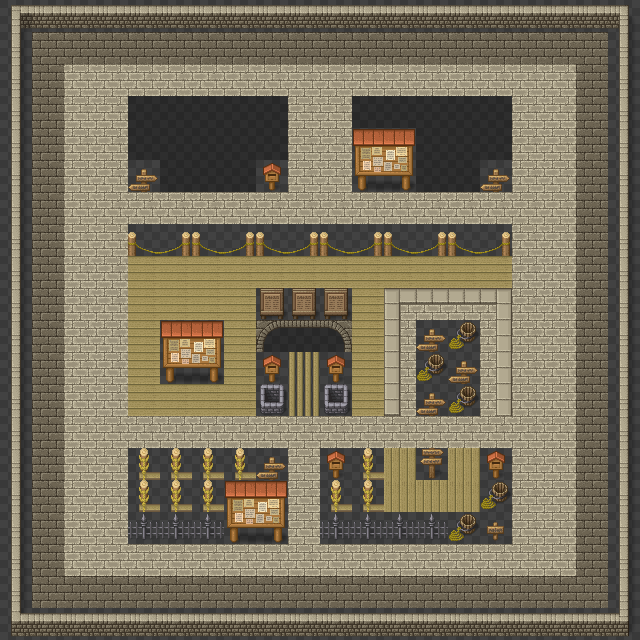

A level layout from a 2D game, rendered from its tile map. Below: a short description, then the map file with its tile-grid data intact:
An orthogonal 20x20 tile map with 32x32 px tiles, 1 tile layer (Tile Layer 1), 2 tilesets and 3 objects (P, 1, 0).

<map version="1.4" tiledversion="1.4.2" orientation="orthogonal" renderorder="right-down" width="20" height="20" tilewidth="32" tileheight="32" infinite="0" nextlayerid="4" nextobjectid="4">
 <tileset firstgid="1" name="PacManSprites" tilewidth="32" tileheight="32" tilecount="256" columns="16">
  <image source="PacManSprites.png" trans="888a85" width="512" height="512" />
 </tileset>
 <tileset firstgid="257" name="PacManMaps" tilewidth="32" tileheight="32" tilecount="112" columns="8">
  <image source="PacManMaps.png" trans="888a85" width="256" height="448" />
 </tileset>
 <layer id="1" name="Tile Layer 1" width="20" height="20">
  <data encoding="csv">
291,297,297,297,297,297,297,297,297,297,297,297,297,297,297,297,297,297,297,292,
289,339,339,339,339,339,339,339,339,339,339,339,339,339,339,339,339,339,339,289,
289,339,329,329,329,329,329,329,329,329,329,329,329,329,329,329,329,329,339,289,
289,339,329,329,331,331,331,331,331,329,329,331,331,331,331,331,329,329,339,289,
289,339,329,329,331,331,331,331,331,329,329,311,312,331,331,331,329,329,339,289,
289,339,329,329,310,331,331,331,309,329,329,319,320,331,331,310,329,329,339,289,
289,339,329,329,329,329,329,329,329,329,329,329,329,329,329,329,329,329,339,289,
289,339,329,329,327,328,327,328,327,328,327,328,327,328,327,328,329,329,339,289,
289,339,329,329,306,306,306,306,306,306,306,306,306,306,306,306,329,329,339,289,
289,339,329,329,306,306,306,306,317,317,317,306,333,321,321,341,329,329,339,289,
289,339,329,329,306,311,312,306,322,323,324,306,330,310,308,332,329,329,339,289,
289,339,329,329,306,319,320,306,309,354,309,306,330,308,310,332,329,329,339,289,
289,339,329,329,306,306,306,306,307,354,307,306,338,310,308,332,329,329,339,289,
289,339,329,329,329,329,329,329,329,329,329,329,329,329,329,329,329,329,339,289,
289,339,329,329,348,348,348,348,310,329,309,348,305,318,305,309,329,329,339,289,
289,339,329,329,348,348,348,311,312,329,348,348,305,305,305,308,329,329,339,289,
289,339,329,329,281,281,281,319,320,329,281,281,281,281,308,315,329,329,339,289,
289,339,329,329,329,329,329,329,329,329,329,329,329,329,329,329,329,329,339,289,
289,339,339,339,339,339,339,339,339,339,339,339,339,339,339,339,339,339,339,289,
299,297,297,297,297,297,297,297,297,297,297,297,297,297,297,297,297,297,297,300
</data>
 </layer>
 <objectgroup id="2" name="Object Layer 1">
  <object id="1" name="P" type="P" x="73.3333" y="76" width="1.33333" />
  <object id="2" type="1" x="564" y="487.667" />
  <object id="3" type="0" x="574.667" y="577.333" />
 </objectgroup>
</map>